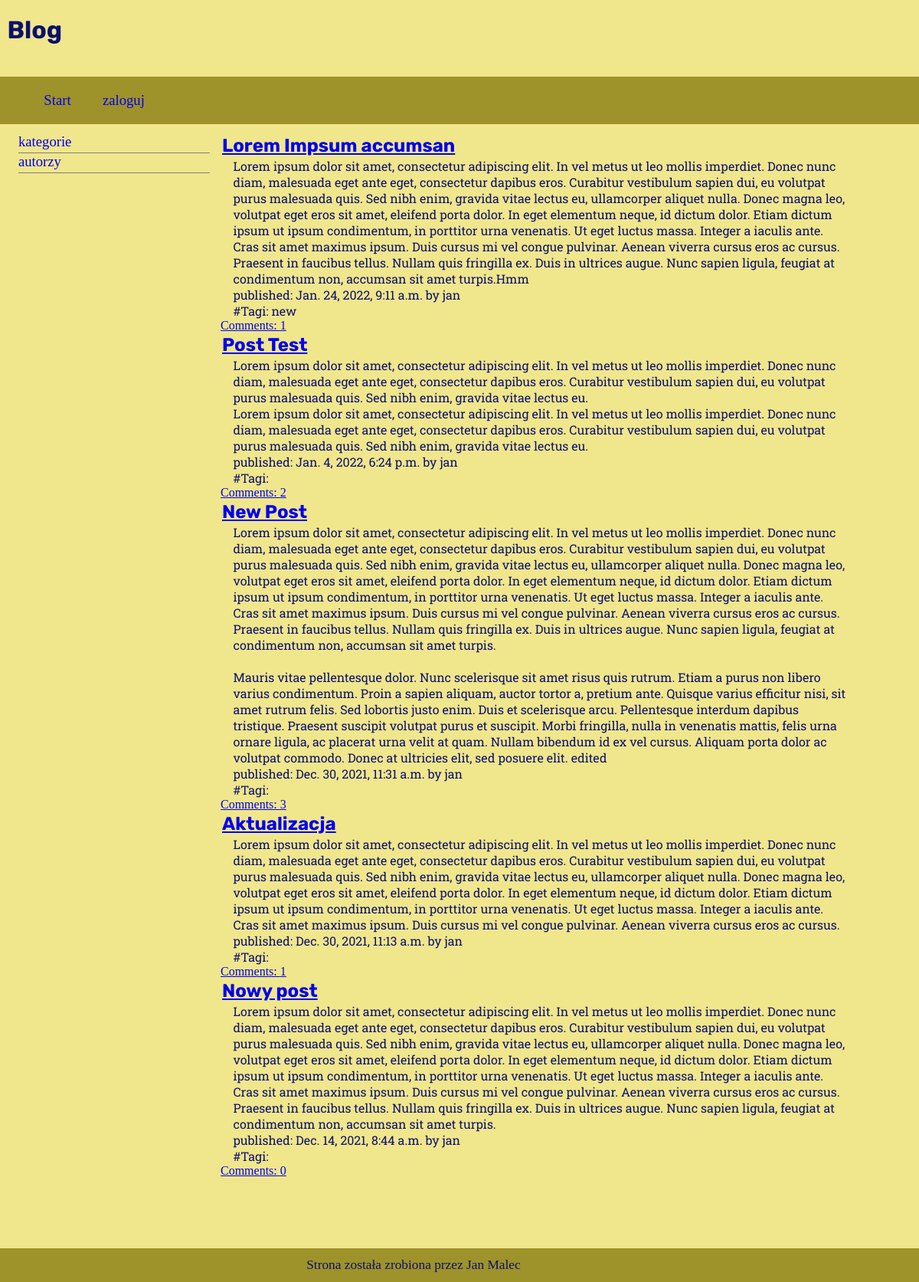
The page / on the database its author committed.
### blog/models.py (models this page shows, shortened)
class Post(models.Model):
    author = models.ForeignKey('auth.User', on_delete=models.CASCADE)
    title = models.CharField(max_length=200)
    text = models.TextField()
    created_date = models.DateTimeField(
            default=timezone.now)
    published_date = models.DateTimeField(
            blank=True, null=True)
    tags = TaggableManager()

### blog/views.py (the view)
# urls.py: path('', views.post_list, name="post_list"),
def post_list(request):
    posts = Post.objects.order_by('-published_date')#.filter(id=1)
    return render(request, 'blog/post_list.html', {'posts': posts})

### blog/templates/blog/post_list.html (shortened to what this page needs)
{% extends 'blog/base.html' %}
{% block content %}
{% for post in posts %}
<div>
<h2><a href="{% url 'post_detail' pk=post.pk %}">{{ post.title }}</a></h2>
<p>{{ post.text|linebreaksbr }}</p>
<p>published: {{ post.published_date }} by {{ post.author }}</p>
<p class="tags">#Tagi: {{ post.tags.all|join:", " }}</p>
<a href="{% url 'post_detail' pk=post.pk %}">Comments: {{ post.comments.count }}</a>
{% endfor %}
{% endblock %}

### blog/static/css/main.css (style rules this page uses)
* { margin: 0px; padding: 0px; }
body { background-color: rgb(240,230,140); color: #0C106C; }
main section h2 { margin: 2px; font-family: 'Rubik', sans-serif; color: #020434; }
main section p { padding-left: 2%; font-family: 'Roboto Slab', serif; }

### rows shown on the page
Post: title "Lorem Impsum accumsan", text "Lorem ipsum dolor sit amet, consectetur adipiscing elit. In vel metus ut leo mollis imperdiet. Donec nunc diam, malesuada eget ante eget, consectetur dapibus eros. Curabitur vestibulum sapien dui, eu volutpat purus malesuada quis. Sed nibh enim, gravida vitae lectus eu, ullamcorper aliquet nulla. Donec magna leo, volutpat eget eros sit amet, eleifend porta dolor. In eget elementum neque, id dictum dolor. Etiam dictum ipsum ut ipsum condimentum, in porttitor urna venenatis. Ut eget luctus massa. Integer a iaculis ante. Cras sit amet maximus ipsum. Duis cursus mi vel congue pulvinar. Aenean viverra cursus eros ac cursus. Praesent in faucibus tellus. Nullam quis fringilla ex. Duis in ultrices…", published_date "Jan. 24, 2022, 9:11 a.m.", author "jan", tags.all "new", comments.count "1"
Post: title "Post Test", text "Lorem ipsum dolor sit amet, consectetur adipiscing elit. In vel metus ut leo mollis imperdiet. Donec nunc diam, malesuada eget ante eget, consectetur dapibus eros. Curabitur vestibulum sapien dui, eu volutpat purus malesuada quis. Sed nibh enim, gravida vitae lectus eu. Lorem ipsum dolor sit amet, consectetur adipiscing elit. In vel metus ut leo mollis imperdiet. Donec nunc diam, malesuada eget ante eget, consectetur dapibus eros. Curabitur vestibulum sapien dui, eu volutpat purus malesuada quis. Sed nibh enim, gravida vitae lectus eu.", published_date "Jan. 4, 2022, 6:24 p.m.", author "jan", comments.count "2"
Post: title "New Post", text "Lorem ipsum dolor sit amet, consectetur adipiscing elit. In vel metus ut leo mollis imperdiet. Donec nunc diam, malesuada eget ante eget, consectetur dapibus eros. Curabitur vestibulum sapien dui, eu volutpat purus malesuada quis. Sed nibh enim, gravida vitae lectus eu, ullamcorper aliquet nulla. Donec magna leo, volutpat eget eros sit amet, eleifend porta dolor. In eget elementum neque, id dictum dolor. Etiam dictum ipsum ut ipsum condimentum, in porttitor urna venenatis. Ut eget luctus massa. Integer a iaculis ante. Cras sit amet maximus ipsum. Duis cursus mi vel congue pulvinar. Aenean viverra cursus eros ac cursus. Praesent in faucibus tellus. Nullam quis fringilla ex. Duis in ultrices…", published_date "Dec. 30, 2021, 11:31 a.m.", author "jan", comments.count "3"
Post: title "Aktualizacja", text "Lorem ipsum dolor sit amet, consectetur adipiscing elit. In vel metus ut leo mollis imperdiet. Donec nunc diam, malesuada eget ante eget, consectetur dapibus eros. Curabitur vestibulum sapien dui, eu volutpat purus malesuada quis. Sed nibh enim, gravida vitae lectus eu, ullamcorper aliquet nulla. Donec magna leo, volutpat eget eros sit amet, eleifend porta dolor. In eget elementum neque, id dictum dolor. Etiam dictum ipsum ut ipsum condimentum, in porttitor urna venenatis. Ut eget luctus massa. Integer a iaculis ante. Cras sit amet maximus ipsum. Duis cursus mi vel congue pulvinar. Aenean viverra cursus eros ac cursus.", published_date "Dec. 30, 2021, 11:13 a.m.", author "jan", comments.count "1"
Post: title "Nowy post", text "Lorem ipsum dolor sit amet, consectetur adipiscing elit. In vel metus ut leo mollis imperdiet. Donec nunc diam, malesuada eget ante eget, consectetur dapibus eros. Curabitur vestibulum sapien dui, eu volutpat purus malesuada quis. Sed nibh enim, gravida vitae lectus eu, ullamcorper aliquet nulla. Donec magna leo, volutpat eget eros sit amet, eleifend porta dolor. In eget elementum neque, id dictum dolor. Etiam dictum ipsum ut ipsum condimentum, in porttitor urna venenatis. Ut eget luctus massa. Integer a iaculis ante. Cras sit amet maximus ipsum. Duis cursus mi vel congue pulvinar. Aenean viverra cursus eros ac cursus. Praesent in faucibus tellus. Nullam quis fringilla ex. Duis in ultrices…", published_date "Dec. 14, 2021, 8:44 a.m.", author "jan", comments.count "0"
